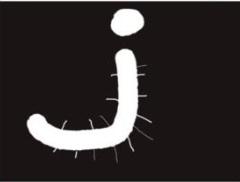
#> input picture images/erode.png, 240 x 182 px
$ jupyter execute 'Demo8.1-形态学操作-腐蚀.ipynb'
#> lines starting #> are read from the running program, lines starting #| are printed output that depends on the picture
# 8.1 形态学操作-腐蚀

[cell 1]
import cv2
import numpy as np

#腐蚀操作中，需要定义卷积和大小和迭代的次数，如果迭代多，核越大 腐蚀越严重
img=np.zeros((5,5),np.uint8)
img[1:4,1:4]=1
kernel=np.ones((3,1),np.uint8)
erosion=cv2.erode(img,kernel)
print("img=\n",img)
print("kernel=\n",kernel)
print("erosion=\n",erosion)

[cell 2]
o=cv2.imread("../images/erode.png",cv2.IMREAD_UNCHANGED)
#> o is the input picture: shape (182, 240, 3); mean B, G, R 45.5, 45.5, 51.5

kernel=np.ones((5,5),np.uint8)

erosion=cv2.erode(o,kernel)
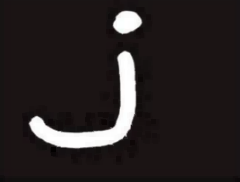
#> erosion: shape (182, 240, 3); mean B, G, R 35.9, 35.8, 41.8

cv2.imshow("orriginal",o)

cv2.imshow("erosion",erosion)

cv2.waitKey()

cv2.destroyAllWindows()

[cell 3]
o=cv2.imread("../images/erode.png",cv2.IMREAD_UNCHANGED)

kernel=np.ones((6,6),np.uint8)

erosion=cv2.erode(o,kernel, iterations=3)
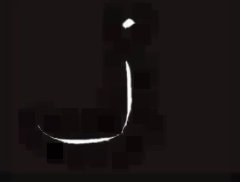
#> erosion: shape (182, 240, 3); mean B, G, R 19.9, 19.8, 25.8

cv2.imshow("orriginal",o)

cv2.imshow("erosion",erosion)

cv2.waitKey()

cv2.destroyAllWindows()
